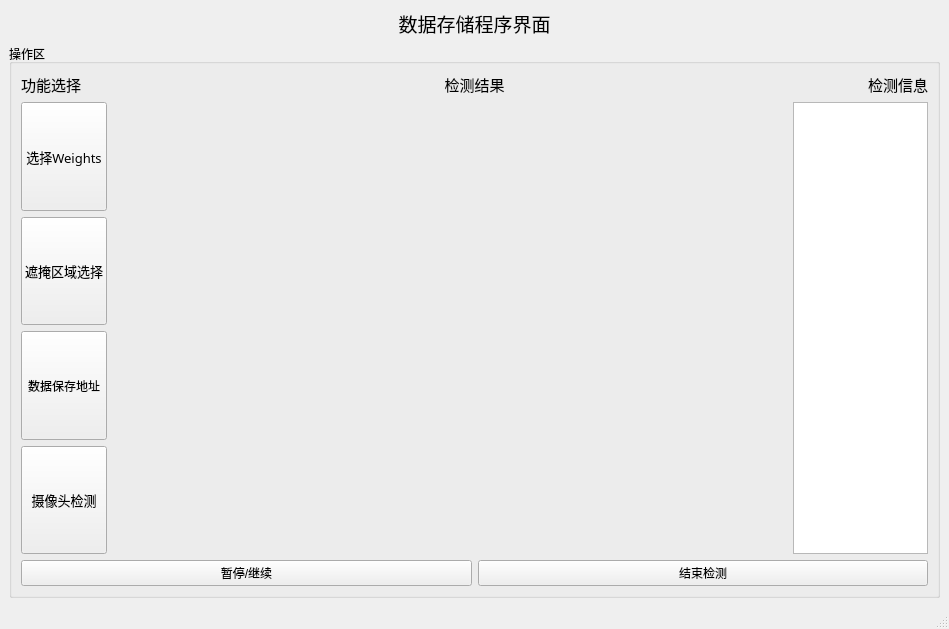
<?xml version="1.0" encoding="UTF-8"?>
<ui version="4.0">
 <class>MainWindow</class>
 <widget class="QMainWindow" name="MainWindow">
  <property name="geometry">
   <rect>
    <x>0</x>
    <y>0</y>
    <width>949</width>
    <height>629</height>
   </rect>
  </property>
  <property name="windowTitle">
   <string>目标检测工具</string>
  </property>
  <property name="windowIcon">
   <iconset>
    <normaloff>../../ui_img/icon.jpg</normaloff>../../ui_img/icon.jpg</iconset>
  </property>
  <widget class="QWidget" name="centralwidget">
   <property name="enabled">
    <bool>true</bool>
   </property>
   <property name="sizePolicy">
    <sizepolicy hsizetype="Preferred" vsizetype="Fixed">
     <horstretch>0</horstretch>
     <verstretch>0</verstretch>
    </sizepolicy>
   </property>
   <layout class="QVBoxLayout" name="verticalLayout_4" stretch="0,0">
    <item>
     <widget class="QLabel" name="label_5">
      <property name="font">
       <font>
        <family>Adobe Devanagari</family>
        <pointsize>14</pointsize>
       </font>
      </property>
      <property name="text">
       <string>数据存储程序界面</string>
      </property>
      <property name="alignment">
       <set>Qt::AlignmentFlag::AlignCenter</set>
      </property>
     </widget>
    </item>
    <item>
     <widget class="QGroupBox" name="groupBox_2">
      <property name="title">
       <string>操作区</string>
      </property>
      <layout class="QVBoxLayout" name="verticalLayout_3">
       <item>
        <layout class="QHBoxLayout" name="horizontalLayout_4" stretch="1,4,1">
         <item>
          <widget class="QLabel" name="label_2">
           <property name="sizePolicy">
            <sizepolicy hsizetype="Minimum" vsizetype="Fixed">
             <horstretch>0</horstretch>
             <verstretch>0</verstretch>
            </sizepolicy>
           </property>
           <property name="maximumSize">
            <size>
             <width>1677215</width>
             <height>16777215</height>
            </size>
           </property>
           <property name="font">
            <font>
             <family>Adobe Devanagari</family>
             <pointsize>11</pointsize>
            </font>
           </property>
           <property name="text">
            <string>功能选择</string>
           </property>
           <property name="alignment">
            <set>Qt::AlignmentFlag::AlignLeading|Qt::AlignmentFlag::AlignLeft|Qt::AlignmentFlag::AlignVCenter</set>
           </property>
          </widget>
         </item>
         <item>
          <widget class="QLabel" name="label_3">
           <property name="sizePolicy">
            <sizepolicy hsizetype="Minimum" vsizetype="Fixed">
             <horstretch>0</horstretch>
             <verstretch>0</verstretch>
            </sizepolicy>
           </property>
           <property name="maximumSize">
            <size>
             <width>1677215</width>
             <height>16777215</height>
            </size>
           </property>
           <property name="font">
            <font>
             <family>Adobe Devanagari</family>
             <pointsize>11</pointsize>
            </font>
           </property>
           <property name="text">
            <string>检测结果</string>
           </property>
           <property name="alignment">
            <set>Qt::AlignmentFlag::AlignCenter</set>
           </property>
          </widget>
         </item>
         <item>
          <widget class="QLabel" name="label_4">
           <property name="sizePolicy">
            <sizepolicy hsizetype="Minimum" vsizetype="Fixed">
             <horstretch>0</horstretch>
             <verstretch>0</verstretch>
            </sizepolicy>
           </property>
           <property name="maximumSize">
            <size>
             <width>1677215</width>
             <height>16777215</height>
            </size>
           </property>
           <property name="font">
            <font>
             <family>Adobe Devanagari</family>
             <pointsize>11</pointsize>
            </font>
           </property>
           <property name="text">
            <string>检测信息</string>
           </property>
           <property name="alignment">
            <set>Qt::AlignmentFlag::AlignRight|Qt::AlignmentFlag::AlignTrailing|Qt::AlignmentFlag::AlignVCenter</set>
           </property>
          </widget>
         </item>
        </layout>
       </item>
       <item>
        <layout class="QHBoxLayout" name="horizontalLayout_3" stretch="1,11">
         <item>
          <layout class="QVBoxLayout" name="verticalLayout">
           <item>
            <widget class="QPushButton" name="pushButton_weights">
             <property name="sizePolicy">
              <sizepolicy hsizetype="Minimum" vsizetype="Preferred">
               <horstretch>0</horstretch>
               <verstretch>0</verstretch>
              </sizepolicy>
             </property>
             <property name="font">
              <font>
               <family>Adobe Devanagari</family>
               <pointsize>10</pointsize>
              </font>
             </property>
             <property name="text">
              <string>选择Weights</string>
             </property>
            </widget>
           </item>
           <item>
            <widget class="QPushButton" name="pushButton_mask">
             <property name="sizePolicy">
              <sizepolicy hsizetype="Minimum" vsizetype="Preferred">
               <horstretch>0</horstretch>
               <verstretch>0</verstretch>
              </sizepolicy>
             </property>
             <property name="font">
              <font>
               <family>Adobe Devanagari</family>
               <pointsize>10</pointsize>
              </font>
             </property>
             <property name="text">
              <string>遮掩区域选择</string>
             </property>
            </widget>
           </item>
           <item>
            <widget class="QPushButton" name="pushButton_file">
             <property name="sizePolicy">
              <sizepolicy hsizetype="Minimum" vsizetype="Preferred">
               <horstretch>0</horstretch>
               <verstretch>0</verstretch>
              </sizepolicy>
             </property>
             <property name="text">
              <string>数据保存地址</string>
             </property>
            </widget>
           </item>
           <item>
            <widget class="QPushButton" name="pushButton_camer">
             <property name="sizePolicy">
              <sizepolicy hsizetype="Minimum" vsizetype="Preferred">
               <horstretch>0</horstretch>
               <verstretch>0</verstretch>
              </sizepolicy>
             </property>
             <property name="font">
              <font>
               <family>Adobe Devanagari</family>
               <pointsize>10</pointsize>
              </font>
             </property>
             <property name="text">
              <string>摄像头检测</string>
             </property>
            </widget>
           </item>
          </layout>
         </item>
         <item>
          <layout class="QHBoxLayout" name="horizontalLayout_2" stretch="5,1">
           <item>
            <widget class="QLabel" name="label">
             <property name="text">
              <string/>
             </property>
            </widget>
           </item>
           <item>
            <widget class="QTextBrowser" name="textBrowser"/>
           </item>
          </layout>
         </item>
        </layout>
       </item>
       <item>
        <layout class="QHBoxLayout" name="horizontalLayout">
         <item>
          <widget class="QPushButton" name="pushButton_stop">
           <property name="text">
            <string>暂停/继续</string>
           </property>
          </widget>
         </item>
         <item>
          <widget class="QPushButton" name="pushButton_finish">
           <property name="text">
            <string>结束检测</string>
           </property>
          </widget>
         </item>
        </layout>
       </item>
      </layout>
     </widget>
    </item>
   </layout>
  </widget>
  <widget class="QStatusBar" name="statusbar"/>
 </widget>
 <resources/>
 <connections/>
</ui>
